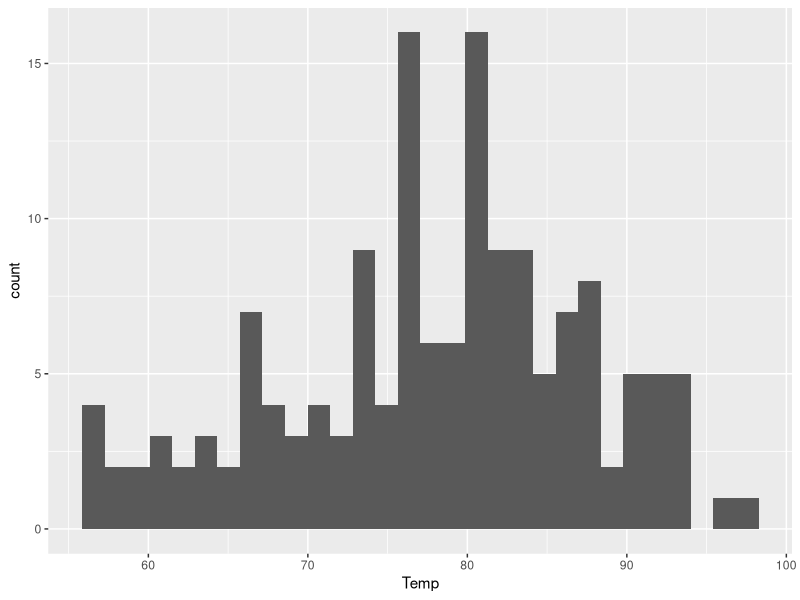
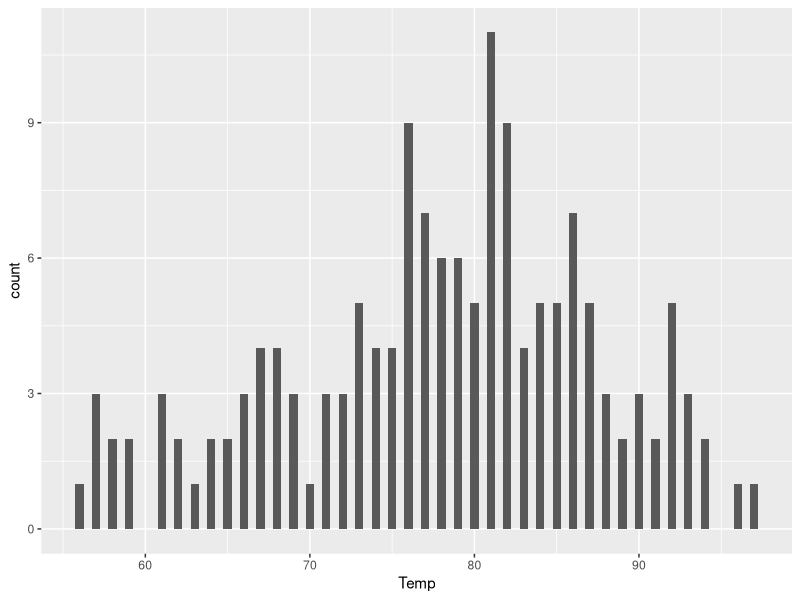
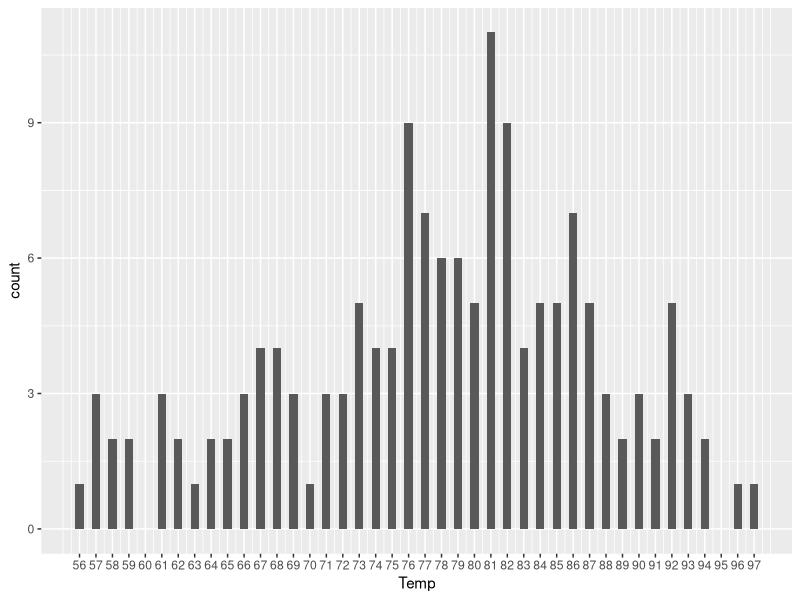

Recreate these plots in R, in order. (Note: this script raises an error after producing the figures.)
## ---- chunk 1
library(ggplot2)
library(dplyr)

#air quality dataset
myAirQuality <- airquality
head(myAirQuality)

#create fake dataset. Leaving out Wind, Month and Day
extraAQData <- data.frame(Ozone = sample(10:50, 5), 
                          Solar.R = sample(120:315, 5), Temp = sample(65:90, 5))
head(extraAQData)

## ---- chunk 2
#using dplyr functions
airFullJoin <- full_join(myAirQuality, extraAQData, by = c("Ozone", "Solar.R", "Temp"))
airFullJoin

#using base r functions 
airMergeAll <- merge(myAirQuality, extraAQData, all = TRUE)
airMergeAll

## ---- chunk 3

#key is merging new column to data set by

head(myAirQuality)
summary(myAirQuality)

#new fake dataset with hour column
#Month is limited from 5 to 7 for overlap. Each month is assigned hour.

hourAQData <- data.frame(Month = (5:7), Hour = (1:3))
hourAQData
                          
#using dplyr functions
airInnerJoin <- inner_join(myAirQuality, hourAQData, by = "Month")
airInnerJoin

#using base r functions 
airMergeOverlap <- merge(myAirQuality, hourAQData)
airMergeOverlap

#check if same 
nrow(airInnerJoin)
nrow(airMergeOverlap)

## ---- chunk 4
#shrink myAirQuality dataset so easier to see differences
shrunkAir <- myAirQuality[sample(1:150,30),]
shrunkAir

#left join
#limited by month range of shrunk data set. That's why NA for month 9. 
airLeftJoin <- left_join(shrunkAir, hourAQData, by = "Month")
airLeftJoin

#right join #remember hour data has only 20 observations
#limited by month range of hour dataset
airRightJoin <- right_join(shrunkAir, hourAQData, by = "Month")
airRightJoin

#look at differences 
nrow(airLeftJoin)
nrow(airRightJoin)

## ---- chunk 5
#myris.hist <- ggplot(myris, aes(cm)) + geom_histogram(aes(fill = Species)) 
head(myAirQuality)
ggplot(myAirQuality, aes(Temp)) + geom_histogram()

#nothing unexpected. However binwidth would be better if thinner.

ggplot(myAirQuality, aes(Temp)) + geom_histogram(binwidth = .5) 

#also increasing scale x axis since it only has 60,70,80,90

ggplot(myAirQuality, aes(Temp)) + geom_histogram(binwidth = .5) + scale_x_continuous(breaks = 56:97)


## ---- chunk 6
#some of both. Can be made wider. Spreading Month Column (Months 5-8)
library(tidyr)

#change month to factor
myAirQuality$Month <- factor(myAirQuality$Month) 

summary(myAirQuality)

#rename levels
levels(myAirQuality$Month) <- c("Month_Five", "Month_Six", "Month_Seven", "Month_Eight", "Month_Nine")
summary(myAirQuality)

#spread month column

myAirSpread <- spread(myAirQuality, key = Month, value = Temp)



## ---- chunk 7
ggplot(myAirSpread, aes(Solar.R, Temp)) + geom_point() +  geom_smooth(method = "lm")

## ---- chunk 8
#change month to factor
myAirQuality$Month <- factor(myAirQuality$Month) 
summary(myAirQuality)

#rename levels
levels(myAirQuality$Month) <- c("Month_Five", "Month_Six", "Month_Seven", "Month_Eight", "Month_Nine")
summary(myAirQuality)

ggplot(myAirQuality, aes(Month, Temp)) + geom_point(aes(color = Month))

## ---- chunk 9
#facet_wrap
ggplot(myAirQuality, aes(Temp, Month)) + geom_point(aes(color = Month)) + facet_wrap(~ Month)

#x axis labels hard to read. Rename

airQualGraph <- ggplot(myAirQuality, aes(Month, Temp)) + geom_point(aes(color = Month)) + facet_wrap(~ Month)

airQualGraph + scale_x_discrete(labels = c("5", "6", "7", "8", "9"))

## ---- chunk 10
colors()
ggplot(myAirQuality, aes(Month, Temp)) + geom_point(color = "tomato2")


## ---- chunk 11
group_by(ffLong, treatment, flavor) %>% summarize(mean.rating = mean(rating, na.rm = TRUE)) %>% spread(flavor, mean.rating) %>% as.data.frame()

#temp values under month columns
#piping but not piping
#group then summarize temp in means. Spread based on month factor. convert data frame
#piping feeds it in as first argument of next
tempMeansSummary <- group_by(myAirQuality, Month) %>% summarize(mean.temp = mean(Temp, na.rm = TRUE)) %>% as.data.frame()

## ---- chunk 12
#std dev / sqrt(Number observations - 1)

stdError <- function(vectorNum, na.rm = FALSE){
  sd(vectorNum, na.rm = na.rm) / sqrt(length(vectorNum))
}
vectorTest <- c(1:10)
mean(vectorTest)
stdError(vectorTest)

## ---- chunk 13
#add std error argument for temp that is new column with month.
summarise(group_by(myAirQuality, Month), mean.temp = mean(Temp, na.rm = TRUE))
#when combining group by and summarize outputs tbl with month and mean.temp column
# Month       mean.temp
 # <fct>           <dbl>
#1 Month_Five       65.5
#2 Month_Six        79.1

tempMeansSE <- group_by(myAirQuality, Month) %>% summarize(mean.temp = mean(Temp, na.rm = TRUE), se = stdError(Temp, na.rm = TRUE)) %>% as.data.frame()
tempMeansSE 


## ---- chunk 14
tempMeanPlot <- ggplot(tempMeansSE, aes(Month, mean.temp)) + geom_point() + geom_pointrange(aes(ymin = mean.temp - se*1.96, ymax = mean.temp + se*1.96))

## ---- chunk 15
airNewFactor <- group_by(myAirQuality, Month, Wind) %>% summarize(mean.temp = mean(Temp, na.rm = TRUE), se = stdError(Temp, na.rm = TRUE)) %>% as.data.frame()
airNewFactor

## ---- chunk 16
#clean out NA rows se column using tidyr

airNewFactorClean <- airNewFactor %>% drop_na()
airNewFactorClean

airNFCleanPlot <- ggplot(airNewFactorClean, aes(Wind, mean.temp)) + geom_point() + geom_pointrange(aes(ymin = mean.temp - se*1.96, ymax = mean.temp + se*1.96))
  
  
#how to easily change x axis to decimal increasing from 5.0 5.1 5.2 ... 16.6?


## ---- chunk 17
tempMeansSE
airNewFactorClean

#export plots #14 and #17 to single PDF
#like you set up pdf, load the graphs you want, then turn it off and wrap up. Auto save in WD. 
pdf("1417plots.pdf")
tempMeanPlot
airNFCleanPlot
dev.off()


#write cell means tables to CSV
write.csv(tempMeansSE, "temp_means_summary_chart")
write.csv(airNewFactorClean, "NFClean_summary_chart")


